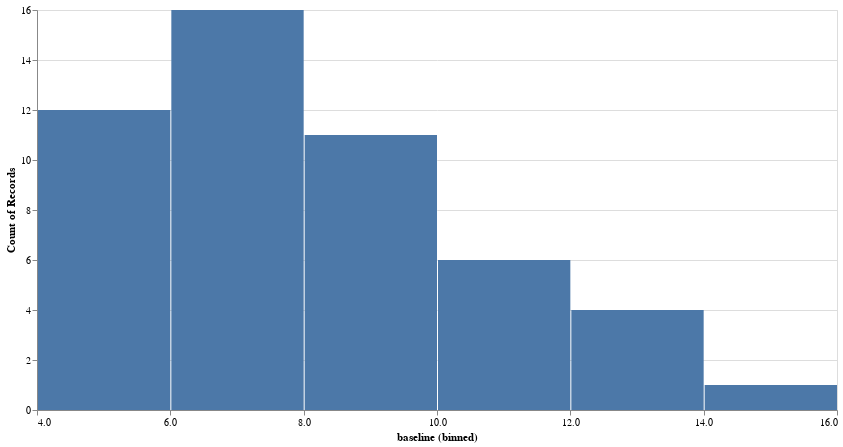

Notebook code for this chart:
### Code cell
print(f"Shapiro-Wilk normality test p-val={stats.shapiro(errors_hists['baseline']).pvalue}")
# errors_hists.plot.hist('baseline', bins=10)

# Altair histogram
alt.Chart(errors_hists).mark_bar().encode(
    x=alt.X("baseline:Q", bin=alt.Bin(maxbins=10)),  # Bin the baseline values
    y="count()"
).properties(
    width=800,  # Increase chart width
    height=400  # Adjust height if needed
).interactive()

### Figure 1 — Vega-Lite specification as saved in the notebook (floating-point values rounded to 4 significant figures)
{"config": {"view": {"continuousWidth": 300, "continuousHeight": 300}}, "data": {"name": "data-648546513740a48d8e80b1076618eba1"}, "mark": {"type": "bar"}, "encoding": {"x": {"bin": {"maxbins": 10}, "field": "baseline", "type": "quantitative"}, "y": {"aggregate": "count", "type": "quantitative"}}, "height": 400, "params": [{"name": "param_11", "select": {"type": "interval", "encodings": ["x", "y"]}, "bind": "scales"}], "width": 800, "$schema": "https://vega.github.io/schema/vega-lite/v5.20.1.json", "datasets": {"data-648546513740a48d8e80b1076618eba1": [{"baseline": 8, "L1": 188, "L2": 225, "L-inf": 536}, {"baseline": 5, "L1": 198, "L2": 238, "L-inf": 557}, {"baseline": 7, "L1": 190, "L2": 232, "L-inf": 526}, {"baseline": 8, "L1": 200, "L2": 247, "L-inf": 550}, {"baseline": 7, "L1": 215, "L2": 255, "L-inf": 563}, {"baseline": 11, "L1": 198, "L2": 250, "L-inf": 553}, {"baseline": 7, "L1": 181, "L2": 220, "L-inf": 547}, {"baseline": 6, "L1": 211, "L2": 252, "L-inf": 597}, {"baseline": 7, "L1": 206, "L2": 246, "L-inf": 579}, {"baseline": 5, "L1": 181, "L2": 223, "L-inf": 519}, {"baseline": 8, "L1": 186, "L2": 226, "L-inf": 561}, {"baseline": 8, "L1": 200, "L2": 240, "L-inf": 514}, {"baseline": 4, "L1": 191, "L2": 230, "L-inf": 549}, {"baseline": 5, "L1": 182, "L2": 219, "L-inf": 558}, {"baseline": 4, "L1": 194, "L2": 240, "L-inf": 551}, {"baseline": 5, "L1": 197, "L2": 247, "L-inf": 565}, {"baseline": 4, "L1": 203, "L2": 247, "L-inf": 548}, {"baseline": 8, "L1": 182, "L2": 235, "L-inf": 548}, {"baseline": 10, "L1": 200, "L2": 248, "L-inf": 569}, {"baseline": 8, "L1": 198, "L2": 226, "L-inf": 547}, {"baseline": 6, "L1": 211, "L2": 254, "L-inf": 581}, {"baseline": 5, "L1": 212, "L2": 261, "L-inf": 568}, {"baseline": 12, "L1": 214, "L2": 235, "L-inf": 553}, {"baseline": 7, "L1": 182, "L2": 224, "L-inf": 527}, {"baseline": 12, "L1": 200, "L2": 234, "L-inf": 540}, {"baseline": 8, "L1": 202, "L2": 229, "L-inf": 535}, {"baseline": 5, "L1": 202, "L2": 242, "L-inf": 563}, {"baseline": 7, "L1": 170, "L2": 228, "L-inf": 548}, {"baseline": 7, "L1": 199, "L2": 238, "L-inf": 562}, {"baseline": 6, "L1": 213, "L2": 250, "L-inf": 574}, {"baseline": 4, "L1": 186, "L2": 226, "L-inf": 552}, {"baseline": 6, "L1": 212, "L2": 256, "L-inf": 591}, {"baseline": 7, "L1": 192, "L2": 222, "L-inf": 543}, {"baseline": 7, "L1": 193, "L2": 238, "L-inf": 573}, {"baseline": 10, "L1": 197, "L2": 233, "L-inf": 554}, {"baseline": 9, "L1": 194, "L2": 239, "L-inf": 565}, {"baseline": 4, "L1": 224, "L2": 256, "L-inf": 559}, {"baseline": 4, "L1": 191, "L2": 239, "L-inf": 551}, {"baseline": 6, "L1": 199, "L2": 237, "L-inf": 517}, {"baseline": 8, "L1": 185, "L2": 223, "L-inf": 557}, {"baseline": 10, "L1": 194, "L2": 243, "L-inf": 558}, {"baseline": 7, "L1": 199, "L2": 224, "L-inf": 531}, {"baseline": 12, "L1": 203, "L2": 239, "L-inf": 583}, {"baseline": 7, "L1": 194, "L2": 240, "L-inf": 536}, {"baseline": 10, "L1": 189, "L2": 236, "L-inf": 528}, {"baseline": 15, "L1": 192, "L2": 216, "L-inf": 556}, {"baseline": 13, "L1": 192, "L2": 244, "L-inf": 526}, {"baseline": 10, "L1": 182, "L2": 236, "L-inf": 550}, {"baseline": 8, "L1": 197, "L2": 251, "L-inf": 558}, {"baseline": 9, "L1": 204, "L2": 245, "L-inf": 530}]}}
